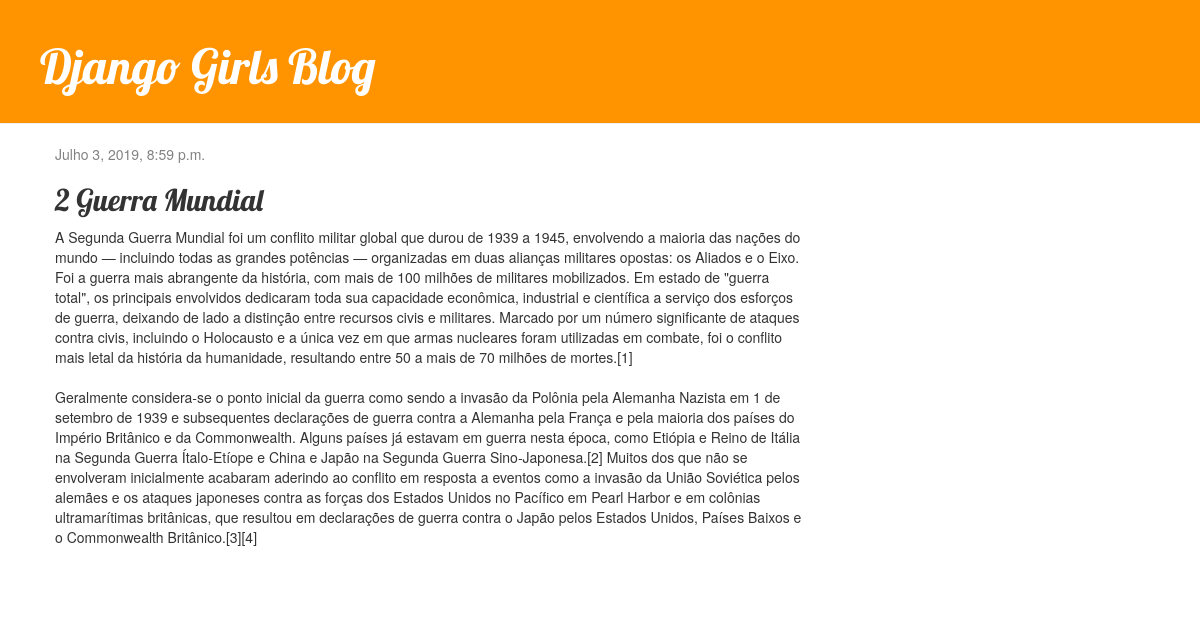
The page /post/8/ on the database its author committed.
### blog/models.py (models this page shows, shortened)
class Post(models.Model):
    author = models.ForeignKey(settings.AUTH_USER_MODEL, on_delete = models.CASCADE)
    title = models.CharField(max_length = 200)
    text = models.TextField()
    created_date = models.DateTimeField(default = timezone.now)
    published_date = models.DateTimeField(blank = True, null=True)

### blog/views.py (the view)
# urls.py: path('post/<int:pk>/', views.post_detail, name='post_detail'),
def post_detail(request, pk):
    post = get_object_or_404(Post, pk=pk)
    return render(request, 'blog/post_detail.html', {'post': post})

### blog/templates/blog/post_detail.html (shortened to what this page needs)
{% extends 'blog/base.html' %}
{% block content %}
    <div class="post">
        {% if post.published_date %}
            <div class="date">
                {{ post.published_date }}
            </div>
        {% endif %}
        <h2>{{ post.title }}</h2>
        <p>{{ post.text|linebreaksbr }}</p>
    </div>
{% endblock %}

### blog/static/css/blog.css (style rules this page uses)
h1, h2, h3, h4 { font-family: 'Lobster', cursive; }
.date { color: #828282; }
.post { margin-bottom: 70px; }

### rows shown on the page
Post: published_date "Julho 3, 2019, 8:59 p.m.", title "2 Guerra Mundial", text "A Segunda Guerra Mundial foi um conflito militar global que durou de 1939 a 1945, envolvendo a maioria das nações do mundo — incluindo todas as grandes potências — organizadas em duas alianças militares opostas: os Aliados e o Eixo. Foi a guerra mais abrangente da história, com mais de 100 milhões de militares mobilizados. Em estado de \"guerra total\", os principais envolvidos dedicaram toda sua capacidade econômica, industrial e científica a serviço dos esforços de guerra, deixando de lado a distinção entre recursos civis e militares. Marcado por um número significante de ataques contra civis, incluindo o Holocausto e a única vez em que armas nucleares foram utilizadas em combate, foi o…"
